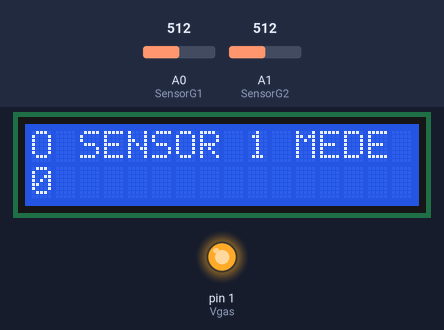
Bench run of a sketch on a simulated Arduino Uno, built with avr-gcc and run on an emulated ATmega328P. Shown: 16×2 character LCD, output pins drawn as LEDs (lit = HIGH). The test bench sets the inputs (shaded band); at power-on: A0 (SensorG1) = 512, A1 (SensorG2) = 512.

Above: at 0.1 s.
At 2.2 s:
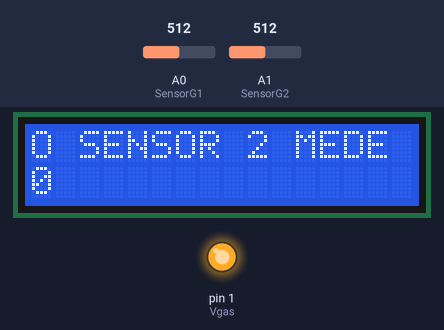

Measured:
- what the display in image 1 shows lasts 2.0 s, from 2.1 s to 4.1 s

The sketch:

SENSOR_DE_GAS_CO2_COM_ACIONAMENTO_2.ino
```cpp
/* PROJETO DE AUTOMAÇÃO PARA LEITURA E ACIONAMENTO DE CO2
 * EM UMA ESTUFA FEITA DE CONTEINNER PARA PLANTAÇÃO
 * DESENVOLVIDA POR JOAQUIM FIRMINO NETO DESENVOLVEDOR DE AUTOMAÇAO
 * DO GRUPO 2G */

#include <Wire.h>
#include <LiquidCrystal_I2C.h>


 // Inicializa o display no endereco 0x27
 LiquidCrystal_I2C lcd(0x27,2,1,0,4,5,6,7,3, POSITIVE);

 #define SensorG1 A0 // SENSOR DE GÁS NÚMERO 1 QUE ESTÁ LIGADO A PORTA A0
 #define SensorG2 A1 // SENSOR DE GÁS NÚMERO 1 QUE ESTÁ LIGADO A PORTA A1
 #define SensorG3 A2 // SENSOR DE GÁS NÚMERO 1 QUE ESTÁ LIGADO A PORTA A2
 #define Vgas 1 // PORTA QUE ACIONARA A VALVULA SOLENOIDE PARA LIBERAÇÃO DE CO2

 int RL = 20;
 int RO = 10;
 double RS1;
 double RS2;
 int CO2ppm1;
 int CO2ppm2;
 int CO2ppm3;
 double Vanalog1;
 double Vanalog2;
 double Vanalog3;
 double ratio;


void setup() {

  pinMode(SensorG1,INPUT);
  pinMode(SensorG2,INPUT);
  pinMode(SensorG3,INPUT);
  pinMode(Vgas,OUTPUT);
  digitalWrite(Vgas, HIGH);

  lcd.begin (16,2);

  lcd.setBacklight(HIGH);

}

void loop() {

  Vanalog1 = (analogRead(SensorG1)*(5/1023));
  RS1 = (RL*(5-Vanalog1)/Vanalog1);

  Vanalog2 = (analogRead(SensorG2)*(5/1023));
  RS2 = (RL*(5-Vanalog2)/Vanalog2);

  int ratio1 = RS1/RO;
  int ratio2 = RS2/RO;

  CO2ppm1 = 37143 * pow(ratio1, -3.178);
  CO2ppm2 = 37143 * pow(ratio2, -3.178);

  lcd.setCursor(0,0);
  lcd.print("O SENSOR 1 MEDE ");
  lcd.setCursor(0,1);
  lcd.print(CO2ppm1);
  delay(2000);
  lcd.clear();

  lcd.setCursor(0,0);
  lcd.print("O SENSOR 2 MEDE ");
  lcd.setCursor(0,1);
  lcd.print(CO2ppm2);
  delay(2000);
  lcd.clear();
 }
```
